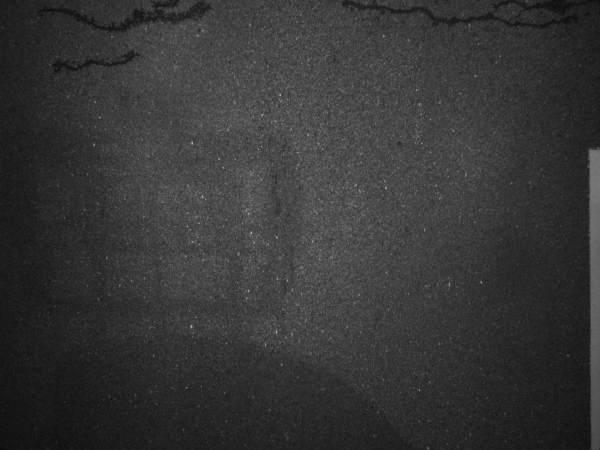
#> input picture road/example.jpg, 1200 x 900 px (shown at 1/2 size)
$ python origin_img_splitter.py
#> lines starting #> are read from the running program, lines starting #| are printed output that depends on the picture
#> further down, img is the input picture: PIL image 1200x900 RGB; min 7, max 209, mean 53.9
from PIL import Image
import numpy as np


class PatchExtractor:
    def __init__(self, img, patch_size, stride, noIP=False):
        # 如果输入是 numpy 数组，转换为 PIL 图像
#> called with patch_size = 300, stride = 100, noIP = False
        if type(img) == np.ndarray:
            img = Image.fromarray(img)

        # 如果 stride 不是元组或列表，转换为元组
        if type(stride) not in (tuple, list):
            stride = (stride, stride)

        # 处理 stride，确保有四层的 stride
        stride = np.array(stride).squeeze()
        if len(stride.shape) == 1:
            stride = np.expand_dims(stride, 0).repeat(4, axis=0)  # 改为 4 层

        # 原始图像
        self.img0 = img

        # 如果不使用图像金字塔（noIP=True），则只使用原始图像
        if noIP:
            self.img_list = [self.img0]
        else:
            # 将图像缩放到 600x600、300x300 和 900x600
            self.img1 = img.resize((600, 600), Image.BILINEAR)
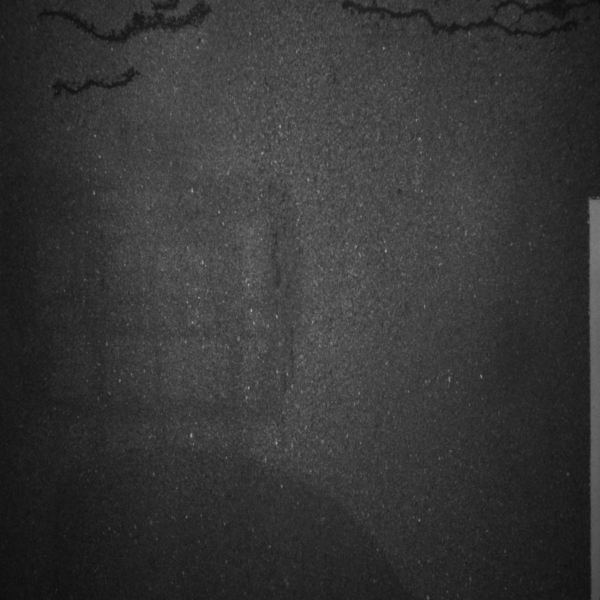
#> self.img1: PIL image 600x600 RGB; min 10, max 171, mean 54
            self.img2 = img.resize((300, 300), Image.BILINEAR)
            self.img3 = img.resize((900, 600), Image.BILINEAR)
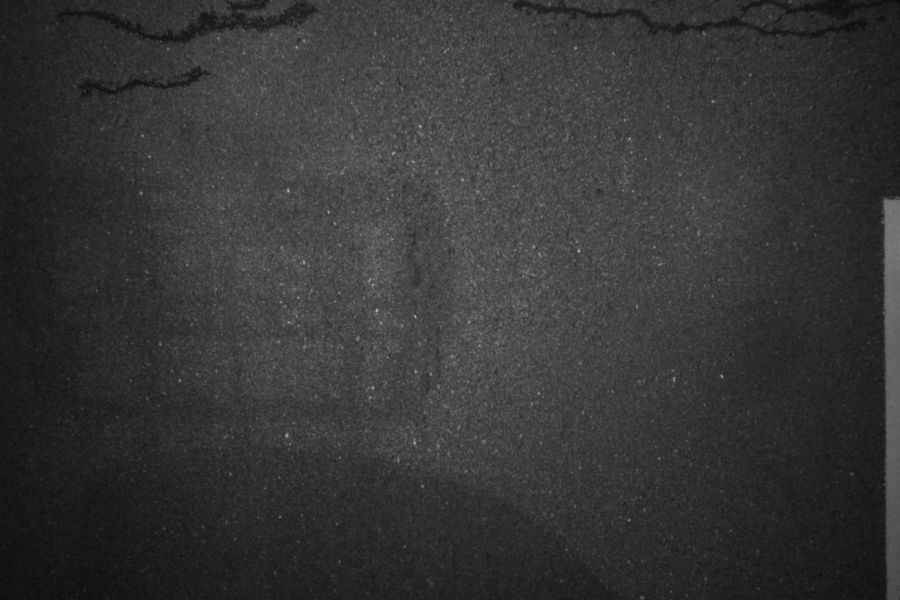
#> self.img3: PIL image 900x600 RGB; min 9, max 182, mean 54
            # 图像列表，包含四种尺寸的图像
            self.img_list = [self.img0, self.img1, self.img2, self.img3]

        # patch 的大小
        self.size = patch_size
        # 每层图像的 stride
        self.stride = stride

    # 提取所有 patches
    def extract_patches(self):
        patches = []
        # 遍历每层图像及其对应的 stride
        for im, stride in zip(self.img_list, self.stride):
            # 计算当前层图像的 patch 数量
            wp, hp = self.shape(im, stride)
            # 提取当前层图像的所有 patches
            temp = [self.extract_patch(im, (w, h), stride) for h in range(hp) for w in range(wp)]
            patches.extend(temp)
#> this loop made 4 passes
#> (wp, hp) on passes 1 to 4: (10, 7), (4, 4), (1, 1), (7, 4)
#> after the loop, patches = 115 items
        return patches

    # 提取单个 patch
    def extract_patch(self, img, patch, stride):
        # 使用 PIL 的 crop 方法提取 patch
        return img.crop((
            patch[0] * stride[0],  # 左边界
            patch[1] * stride[1],  # 上边界
            patch[0] * stride[0] + self.size,  # 右边界
            patch[1] * stride[1] + self.size  # 下边界
        ))

    # 计算当前层图像的 patch 数量
    def shape(self, img, stride):
        # 计算宽度方向的 patch 数量
        wp = int((img.width - self.size) / stride[1] + 1)
        # 计算高度方向的 patch 数量
        hp = int((img.height - self.size) / stride[0] + 1)
        return wp, hp


if __name__ == '__main__':
    # 加载图像
    img = Image.open("../example.jpg")

    # 初始化 PatchExtractor
    # patch_size=300, stride=80, noIP=False（使用图像金字塔）
    extractor = PatchExtractor(img, patch_size=300, stride=100, noIP=False)

    # 提取 patches
    patches = extractor.extract_patches()
#> patches = 115 items

    # 查看提取的 patches 数量
    print(f"Total patches extracted: {len(patches)}")
#| Total patches extracted: 115

    # 显示第一个 patch
    patches[0].show()
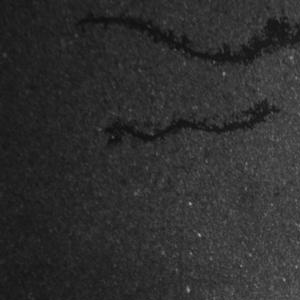
#> shown: PIL image 300x300 RGB; min 13, max 160, mean 46.2
